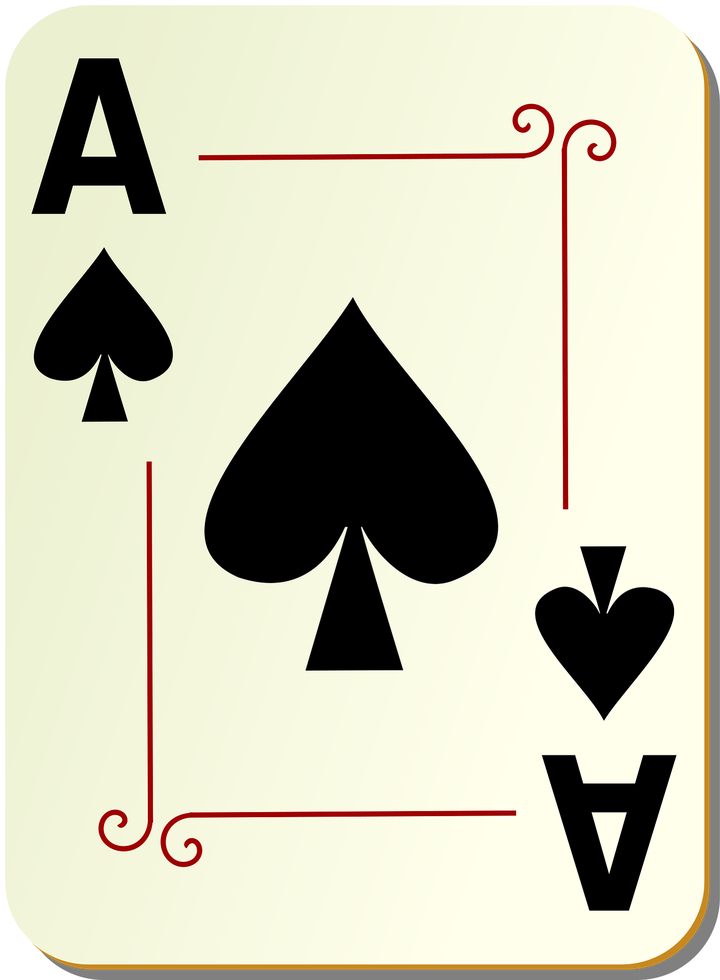
#> input picture assets/images_backup/Ace 2.png, 720 x 980 px, shrunk from 1412 x 1920 before the run; its folder holds only this picture in this run
$ python round_images.py
#> lines starting #> are read from the running program, lines starting #| are printed output that depends on the picture; after the words box and inside, x2 and y2 are one past the last pixel; in counts of white or black regions, pixels touching at a corner belong together
#> in main, img is the input picture: PIL image 720x980 RGBA; mean R, G, B, A 200.4, 199.1, 178.5, 249
import os
from pathlib import Path
from PIL import Image, ImageDraw

BACKUP_DIR = Path(r"C:\Users\jacky\.openclaw\workspace\kids_dict_app\assets\images_backup")
OUTPUT_DIR = Path(r"C:\Users\jacky\.openclaw\workspace\kids_dict_app\assets\images")
OUTPUT_DIR.mkdir(parents=True, exist_ok=True)

# Corner radius as a fraction of the smaller dimension.
# 0.05 means 5% of min(width, height), matching typical app card radius.
RADIUS_FRACTION = 0.05


def add_rounded_corners(img: Image.Image, radius_fraction: float = RADIUS_FRACTION) -> Image.Image:
    """Apply a symmetric rounded-rectangle mask (RGBA output with transparent corners)."""
#> called with radius_fraction = 0.05
    if img.mode != "RGBA":
        # Convert to RGBA so corners can be transparent if saved as PNG/WebP.
        # For JPEG output, transparency becomes matte; we keep RGBA then convert at save.
        img = img.convert("RGBA")

    width, height = img.size
#> width = 720; height = 980
    radius = int(min(width, height) * radius_fraction)
#> radius = 36
    # Clamp to a sensible upper bound (large radii look odd)
    radius = max(4, min(radius, min(width, height) // 4))

    mask = Image.new("L", (width, height), 0)
#> mask: PIL image 720x980 L; every value is 0
    draw = ImageDraw.Draw(mask)
    draw.rounded_rectangle((0, 0, width - 1, height - 1), radius=radius, fill=255)

    result = img.copy()
    result.putalpha(mask)
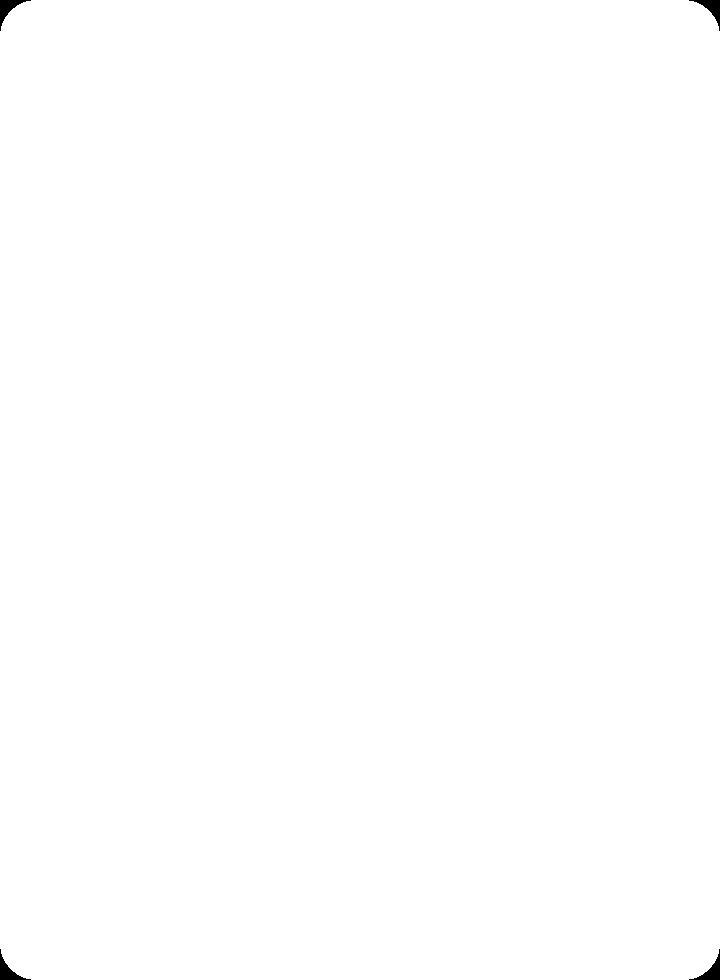
#> mask: PIL image 720x980 L; 99.8% white; 4 black regions, box (x1, y1, x2, y2) and area: (0, 0, 31, 31) 287, (689, 0, 720, 31) 287, (0, 949, 31, 980) 287, (689, 949, 720, 980) 287
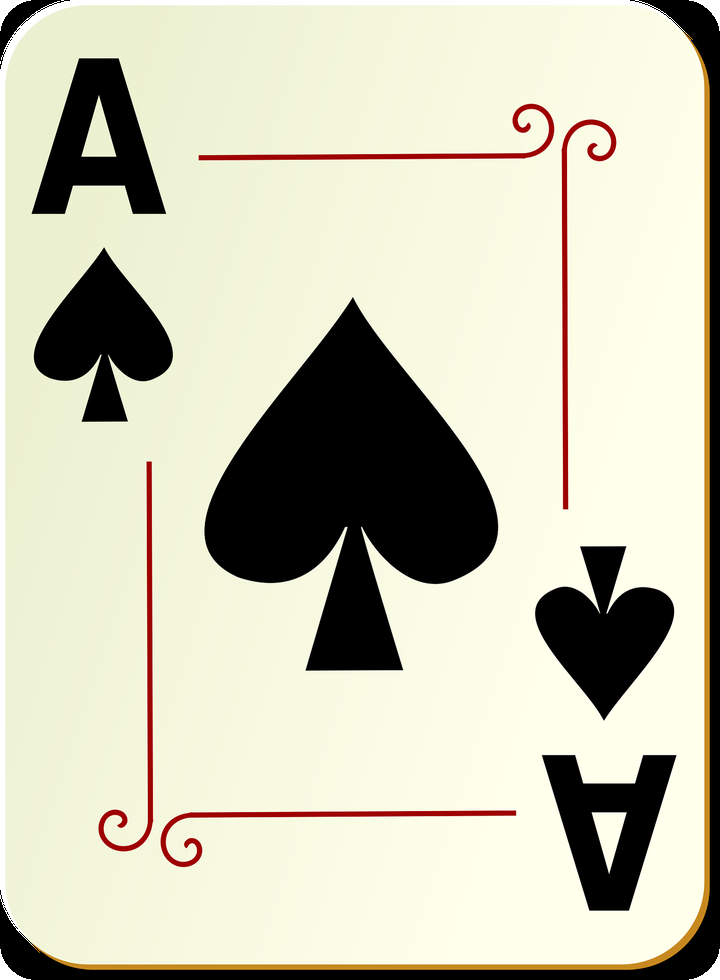
#> result: PIL image 720x980 RGBA; mean R, G, B, A 200.4, 199.1, 178.5, 254.6; transparent parts drawn white
    return result


def save_image(img: Image.Image, dest_path: Path) -> None:
    ext = dest_path.suffix.lower()
    if ext in {".jpg", ".jpeg"}:
        # JPEG cannot store alpha; composite onto white before saving.
        rgb = Image.new("RGB", img.size, (255, 255, 255))
        if img.mode == "RGBA":
            rgb.paste(img, mask=img.getchannel("A"))
        else:
            rgb.paste(img)
        rgb.save(dest_path, quality=95)
    elif ext == ".png":
        img.save(dest_path)
    else:
        # For webp/gif/etc., keep original conversion behavior.
        if img.mode == "RGBA":
            img.save(dest_path)
        else:
            img.convert("RGB").save(dest_path)


def main():
    files = sorted([p for p in BACKUP_DIR.iterdir() if p.is_file()])
    total = len(files)
    processed = 0
    skipped = 0
    errors = 0

    for i, src_path in enumerate(files, 1):
        dest_path = OUTPUT_DIR / src_path.name
        try:
            with Image.open(src_path) as img:
                rounded = add_rounded_corners(img)
                save_image(rounded, dest_path)
            processed += 1
        except Exception as e:
            errors += 1
            print(f"ERROR {src_path.name}: {e}")

        if i % 100 == 0 or i == total:
            print(f"Progress: {i}/{total} processed, {errors} errors")

    print(f"\nDone. Processed {processed} images into {OUTPUT_DIR}. Errors: {errors}.")


if __name__ == "__main__":
    main()

$ run again, on assets/images_backup/Bamboo.png
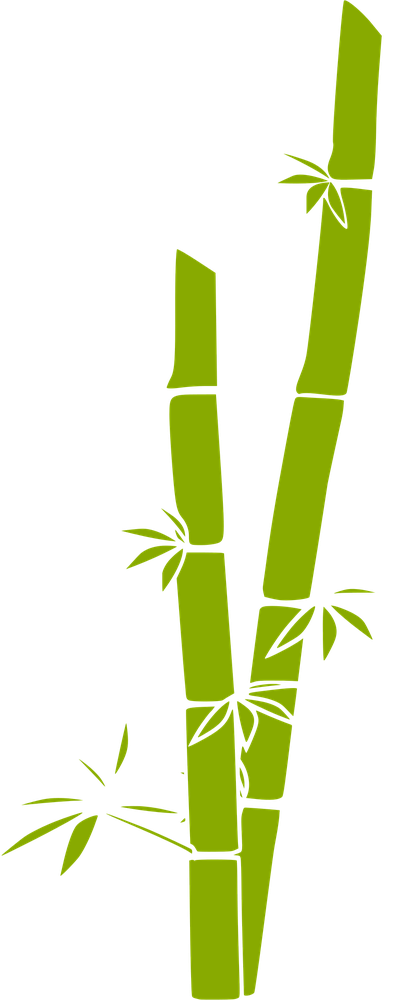
#> input picture assets/images_backup/Bamboo.png, 402 x 1000 px, shrunk from 772 x 1920 before the run
#> in main, img is the input picture: PIL image 402x1000 RGBA; mean R, G, B, A 29.9, 37.4, 0, 48.4
#> in add_rounded_corners, `result.putalpha(mask)`:
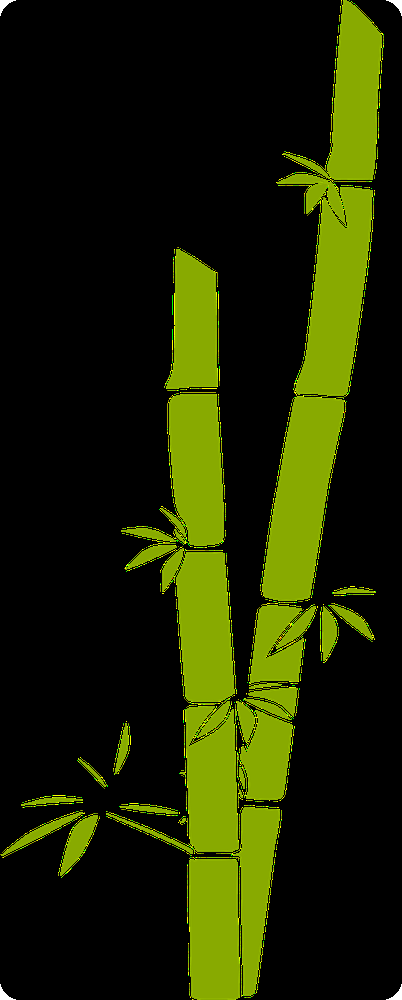
#> result: PIL image 402x1000 RGBA; mean R, G, B, A 29.9, 37.4, 0, 254.8; transparent parts drawn white

$ run again, on assets/images_backup/Ambulance.png
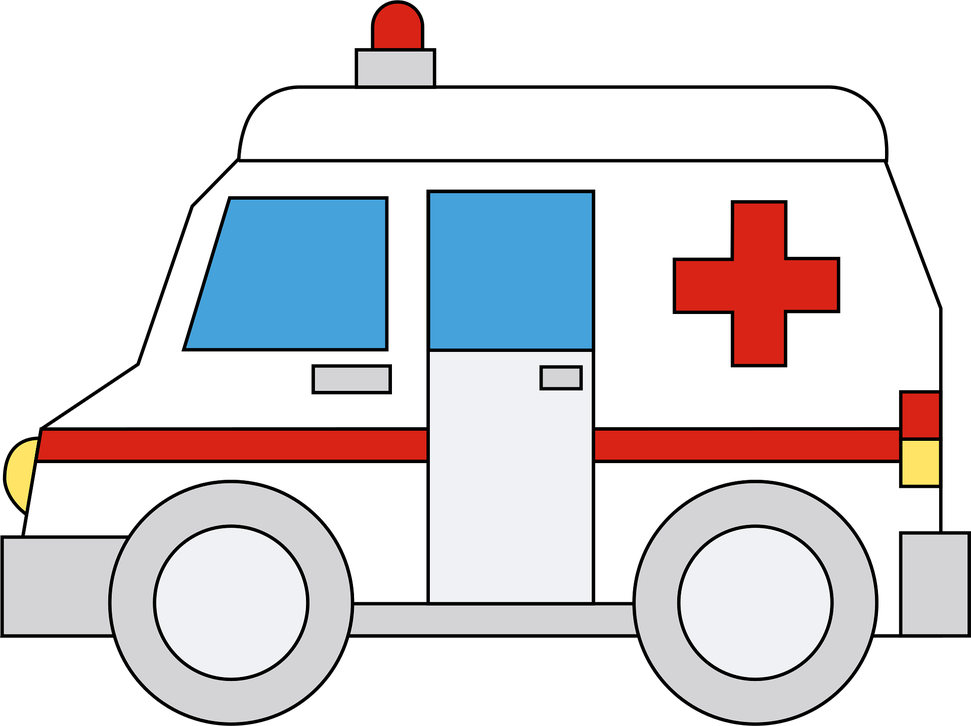
#> input picture assets/images_backup/Ambulance.png, 971 x 726 px, shrunk from 1920 x 1436 before the run
#> in main, img is the input picture: PIL image 971x726 RGBA; mean R, G, B, A 141.7, 138.9, 142.4, 176.9
#> in add_rounded_corners, `result.putalpha(mask)`:
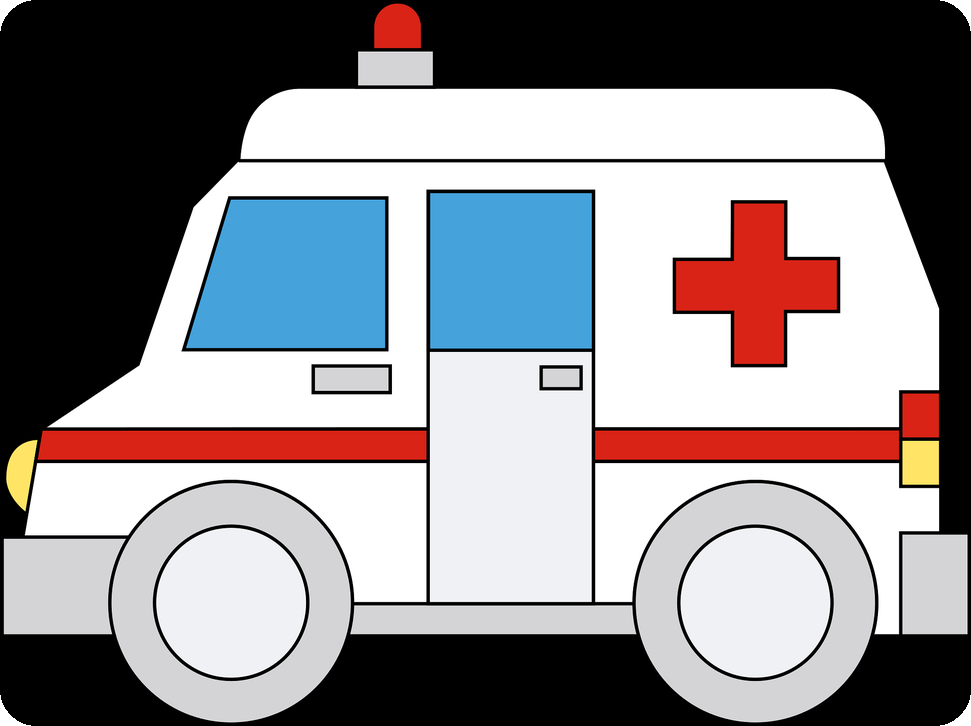
#> result: PIL image 971x726 RGBA; mean R, G, B, A 141.7, 138.9, 142.4, 254.6; transparent parts drawn white
